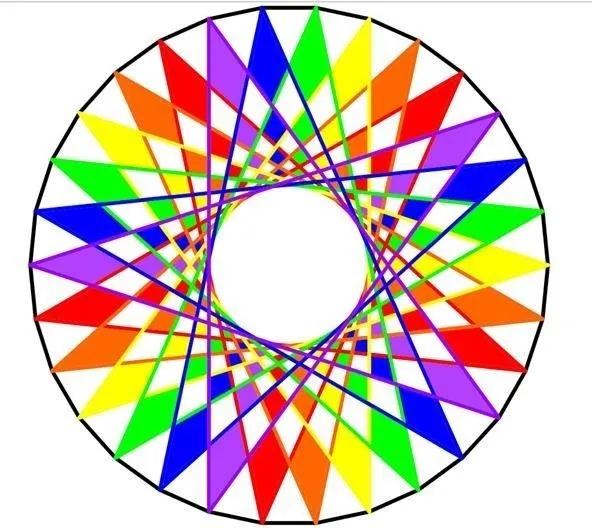
#> input picture Friday 08:30 - 10:30/E22CSEU1069_Adv_Cv_Labs/LAB_6/image.webp, 592 x 528 px, given in place of image.jpg, which was not available
$ jupyter execute --allow-errors e22cseu0309_acv_4.ipynb
#> lines starting #> are read from the running program, lines starting #| are printed output that depends on the picture; pictures that were not available may be replaced by others from this repository, and a replacement may not be noted
[cell 1]
#assignment 4

[cell 2]
import cv2
import numpy as np
import matplotlib.pyplot as plt

[cell 3]
color_img = cv2.imread("/content/image.jpg")
#> color_img is the input picture: shape (528, 592, 3); mean B, G, R 186.2, 194.9, 209.3
gray_img = cv2.imread("/content/image_2.jpg", cv2.IMREAD_GRAYSCALE)

[cell 4]
gray_from_color = cv2.cvtColor(color_img, cv2.COLOR_BGR2GRAY)
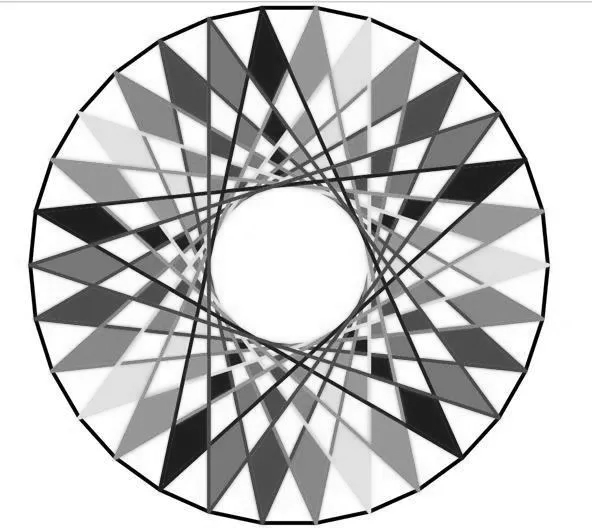
#> gray_from_color: shape (528, 592); min 0, max 255, mean 198.2

[cell 5]
plt.figure(figsize=(10, 5))
plt.subplot(1, 3, 1), plt.imshow(cv2.cvtColor(color_img, cv2.COLOR_BGR2RGB)), plt.title("Color Image")
#> (the rest of this cell did not finish here and is left out)

[cell 6]
def plot_histogram(image, title, color=('b', 'g', 'r')):
    if len(image.shape) == 2:  # Grayscale image
        hist = cv2.calcHist([image], [0], None, [256], [0, 256])
        plt.plot(hist, color='black')
    else:  # Color image (BGR Channels)
        for i, col in enumerate(color):
            hist = cv2.calcHist([image], [i], None, [256], [0, 256])
            plt.plot(hist, color=col)
    plt.title(title)
    plt.xlabel("Pixel Intensity")
    plt.ylabel("Frequency")
    plt.show()

# Histograms
#> (the rest of this cell did not finish here and is left out)

[cell 7]
gray_hist = cv2.calcHist([gray_img], [0], None, [256], [0, 256])
#> gray_hist = 256 values from 0 to 0
gray_hist_prob = gray_hist / gray_hist.sum()  # Normalize
plt.plot(gray_hist_prob, color='black')
plt.title("Probability Distribution Histogram (Grayscale)")
plt.xlabel("Intensity")
plt.ylabel("Probability")
plt.show()
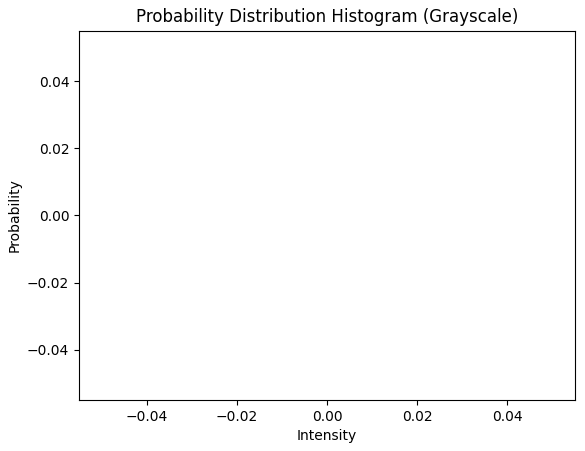
#> figure drawn by matplotlib, 1 panel

[cell 8]
equalized_gray = cv2.equalizeHist(gray_img)
plt.figure(figsize=(10, 4))
#> (the rest of this cell did not finish here and is left out)

[cell 9]
channels = cv2.split(color_img)
eq_channels = [cv2.equalizeHist(ch) for ch in channels]
#> eq_channels = 3 items
equalized_color = cv2.merge(eq_channels)
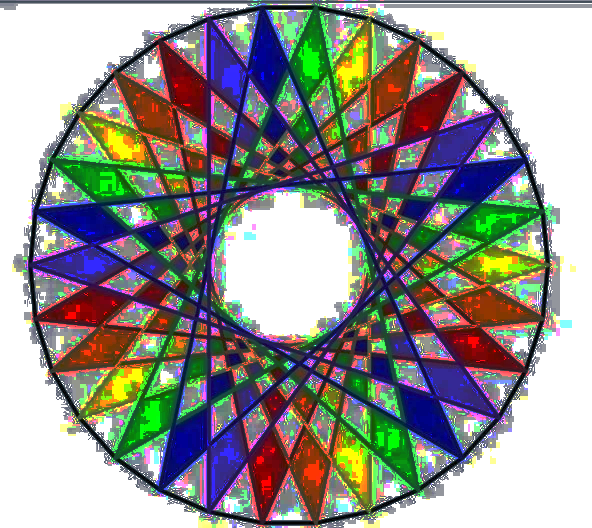
#> equalized_color: shape (528, 592, 3); mean of channels 0, 1, 2 143.9, 147.9, 149.1; drawn as B, G, R

[cell 10]
plt.figure(figsize=(10, 4))
plt.subplot(1, 2, 1), plt.imshow(cv2.cvtColor(color_img, cv2.COLOR_BGR2RGB)), plt.title("Original Color Image")
plt.subplot(1, 2, 2), plt.imshow(cv2.cvtColor(equalized_color, cv2.COLOR_BGR2RGB)), plt.title("Equalized Color Image")
plt.show()
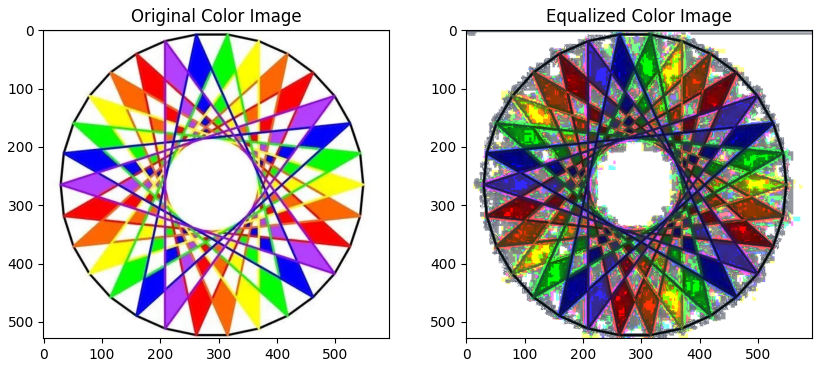
#> figure drawn by matplotlib, 2 panels

$ run again, with Friday 08:30 - 10:30/E22CSEU1069_Adv_Cv_Labs/LAB 5/rgb_image.jpg saved as Friday 08:30 - 10:30/E22CSEU1069_Adv_Cv_Labs/LAB_6/image.webp
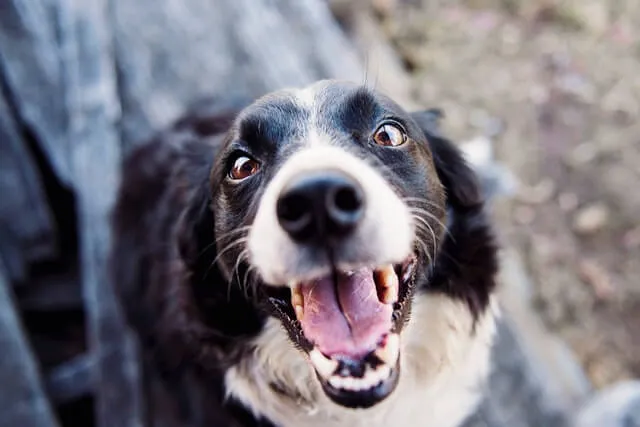
#> input picture Friday 08:30 - 10:30/E22CSEU1069_Adv_Cv_Labs/LAB 5/rgb_image.jpg, 640 x 427 px, given in place of image.jpg, which was not available
#> color_img is the input picture: shape (427, 640, 3); mean B, G, R 127.7, 119, 122.3
#> `gray_from_color = cv2.cvtColor(color_img, cv2.COLOR_BGR2GRAY)`:
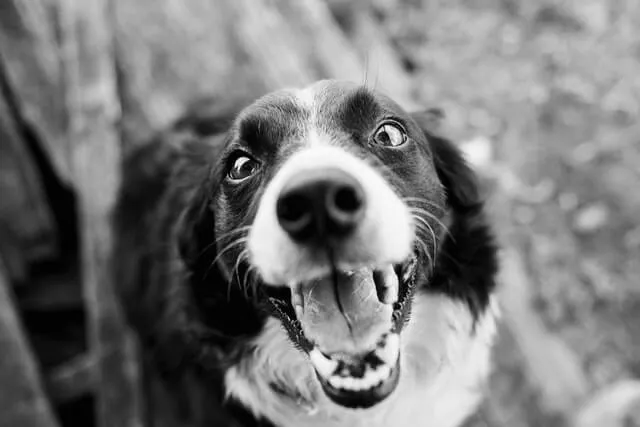
#> gray_from_color: shape (427, 640); min 0, max 254, mean 121
#> gray_hist = 256 values from 0 to 0
#> eq_channels = 3 items
#> `plt.show()`:
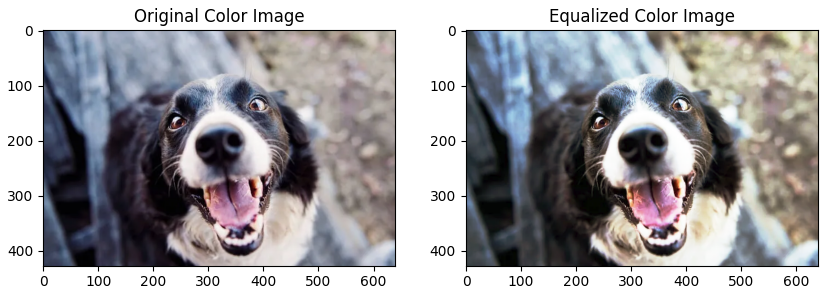
#> figure drawn by matplotlib, 2 panels
